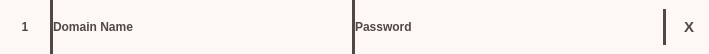
<?xml version="1.0" encoding="UTF-8"?>
<ui version="4.0">
 <class>password_list_node</class>
 <widget class="QWidget" name="password_list_node">
  <property name="geometry">
   <rect>
    <x>0</x>
    <y>0</y>
    <width>709</width>
    <height>54</height>
   </rect>
  </property>
  <property name="minimumSize">
   <size>
    <width>478</width>
    <height>54</height>
   </size>
  </property>
  <property name="maximumSize">
   <size>
    <width>16777215</width>
    <height>54</height>
   </size>
  </property>
  <property name="windowTitle">
   <string>Form</string>
  </property>
  <property name="styleSheet">
   <string notr="true">background-color:#FDF8F5</string>
  </property>
  <layout class="QVBoxLayout" name="verticalLayout">
   <property name="spacing">
    <number>0</number>
   </property>
   <property name="leftMargin">
    <number>0</number>
   </property>
   <property name="topMargin">
    <number>0</number>
   </property>
   <property name="rightMargin">
    <number>0</number>
   </property>
   <property name="bottomMargin">
    <number>0</number>
   </property>
   <item>
    <widget class="QFrame" name="password_list_frame">
     <property name="styleSheet">
      <string notr="true">QFrame {
	border: 0px solid;
	border-color:#4F4846;

}</string>
     </property>
     <property name="frameShape">
      <enum>QFrame::StyledPanel</enum>
     </property>
     <property name="frameShadow">
      <enum>QFrame::Raised</enum>
     </property>
     <layout class="QHBoxLayout" name="horizontalLayout">
      <property name="spacing">
       <number>0</number>
      </property>
      <property name="leftMargin">
       <number>0</number>
      </property>
      <property name="topMargin">
       <number>0</number>
      </property>
      <property name="rightMargin">
       <number>0</number>
      </property>
      <property name="bottomMargin">
       <number>0</number>
      </property>
      <item>
       <widget class="QFrame" name="num_frame">
        <property name="minimumSize">
         <size>
          <width>50</width>
          <height>0</height>
         </size>
        </property>
        <property name="maximumSize">
         <size>
          <width>50</width>
          <height>16777215</height>
         </size>
        </property>
        <property name="frameShape">
         <enum>QFrame::StyledPanel</enum>
        </property>
        <property name="frameShadow">
         <enum>QFrame::Raised</enum>
        </property>
        <layout class="QHBoxLayout" name="horizontalLayout_4">
         <property name="spacing">
          <number>0</number>
         </property>
         <property name="leftMargin">
          <number>0</number>
         </property>
         <property name="topMargin">
          <number>0</number>
         </property>
         <property name="rightMargin">
          <number>0</number>
         </property>
         <property name="bottomMargin">
          <number>0</number>
         </property>
         <item>
          <widget class="QLabel" name="num_label">
           <property name="styleSheet">
            <string notr="true">QLabel {
	font: bold 12px;
	color:#4F4846;
}</string>
           </property>
           <property name="text">
            <string>1</string>
           </property>
           <property name="alignment">
            <set>Qt::AlignCenter</set>
           </property>
          </widget>
         </item>
        </layout>
       </widget>
      </item>
      <item>
       <widget class="QFrame" name="domain_name_frame">
        <property name="styleSheet">
         <string notr="true"/>
        </property>
        <property name="frameShape">
         <enum>QFrame::StyledPanel</enum>
        </property>
        <property name="frameShadow">
         <enum>QFrame::Raised</enum>
        </property>
        <layout class="QHBoxLayout" name="horizontalLayout_3">
         <property name="spacing">
          <number>0</number>
         </property>
         <property name="leftMargin">
          <number>0</number>
         </property>
         <property name="topMargin">
          <number>0</number>
         </property>
         <property name="rightMargin">
          <number>0</number>
         </property>
         <property name="bottomMargin">
          <number>0</number>
         </property>
         <item>
          <widget class="Line" name="line">
           <property name="styleSheet">
            <string notr="true">background-color:#4F4846</string>
           </property>
           <property name="frameShadow">
            <enum>QFrame::Plain</enum>
           </property>
           <property name="lineWidth">
            <number>5</number>
           </property>
           <property name="orientation">
            <enum>Qt::Vertical</enum>
           </property>
          </widget>
         </item>
         <item>
          <widget class="QLabel" name="domain_name_label">
           <property name="styleSheet">
            <string notr="true">QLabel {
	font: bold 12px;
	color:#4F4846;
}</string>
           </property>
           <property name="text">
            <string>Domain Name</string>
           </property>
          </widget>
         </item>
         <item>
          <widget class="Line" name="line_2">
           <property name="styleSheet">
            <string notr="true">background-color:#4F4846</string>
           </property>
           <property name="orientation">
            <enum>Qt::Vertical</enum>
           </property>
          </widget>
         </item>
        </layout>
       </widget>
      </item>
      <item>
       <widget class="QFrame" name="password_frame">
        <property name="maximumSize">
         <size>
          <width>16777215</width>
          <height>16777215</height>
         </size>
        </property>
        <property name="frameShape">
         <enum>QFrame::StyledPanel</enum>
        </property>
        <property name="frameShadow">
         <enum>QFrame::Raised</enum>
        </property>
        <layout class="QHBoxLayout" name="horizontalLayout_2">
         <property name="spacing">
          <number>0</number>
         </property>
         <property name="leftMargin">
          <number>0</number>
         </property>
         <property name="topMargin">
          <number>0</number>
         </property>
         <property name="rightMargin">
          <number>0</number>
         </property>
         <property name="bottomMargin">
          <number>0</number>
         </property>
         <item>
          <widget class="QLabel" name="password_label">
           <property name="styleSheet">
            <string notr="true">QLabel {
	font: bold 12px;
	color:#4F4846;
}</string>
           </property>
           <property name="text">
            <string>Password</string>
           </property>
          </widget>
         </item>
         <item>
          <widget class="QFrame" name="frame">
           <property name="minimumSize">
            <size>
             <width>50</width>
             <height>0</height>
            </size>
           </property>
           <property name="maximumSize">
            <size>
             <width>50</width>
             <height>16777215</height>
            </size>
           </property>
           <property name="frameShape">
            <enum>QFrame::StyledPanel</enum>
           </property>
           <property name="frameShadow">
            <enum>QFrame::Raised</enum>
           </property>
           <layout class="QHBoxLayout" name="horizontalLayout_6">
            <item>
             <widget class="QPushButton" name="pushButton">
              <property name="minimumSize">
               <size>
                <width>30</width>
                <height>30</height>
               </size>
              </property>
              <property name="maximumSize">
               <size>
                <width>30</width>
                <height>30</height>
               </size>
              </property>
              <property name="styleSheet">
               <string notr="true">QPushButton {
	color:#FDF8F5;
	font: bold 15px; border: 0;
 background: none;
 box-shadow: none;
 border-radius: 2px;
}

QPushButton:hover {
	background-color:#E8CEBF
}
</string>
              </property>
              <property name="text">
               <string/>
              </property>
              <property name="icon">
               <iconset>
                <normaloff>icons/copy.png</normaloff>icons/copy.png</iconset>
              </property>
             </widget>
            </item>
           </layout>
          </widget>
         </item>
        </layout>
       </widget>
      </item>
      <item>
       <widget class="QFrame" name="option_button_frame">
        <property name="minimumSize">
         <size>
          <width>50</width>
          <height>0</height>
         </size>
        </property>
        <property name="maximumSize">
         <size>
          <width>50</width>
          <height>16777215</height>
         </size>
        </property>
        <property name="frameShape">
         <enum>QFrame::StyledPanel</enum>
        </property>
        <property name="frameShadow">
         <enum>QFrame::Raised</enum>
        </property>
        <layout class="QHBoxLayout" name="horizontalLayout_5">
         <property name="leftMargin">
          <number>2</number>
         </property>
         <property name="rightMargin">
          <number>2</number>
         </property>
         <item>
          <widget class="Line" name="line_3">
           <property name="styleSheet">
            <string notr="true">background-color:#4F4846</string>
           </property>
           <property name="orientation">
            <enum>Qt::Vertical</enum>
           </property>
          </widget>
         </item>
         <item>
          <widget class="QPushButton" name="option_button">
           <property name="minimumSize">
            <size>
             <width>30</width>
             <height>30</height>
            </size>
           </property>
           <property name="maximumSize">
            <size>
             <width>30</width>
             <height>30</height>
            </size>
           </property>
           <property name="styleSheet">
            <string notr="true">QPushButton {
	color:#4F4846;
	font: bold 15px; border: 0;
 background: none;
 box-shadow: none;
 border-radius: 2px;
}

QPushButton:hover {
	background-color:#E8CEBF
}
</string>
           </property>
           <property name="text">
            <string>X</string>
           </property>
          </widget>
         </item>
        </layout>
       </widget>
      </item>
     </layout>
    </widget>
   </item>
  </layout>
 </widget>
 <resources/>
 <connections/>
</ui>
